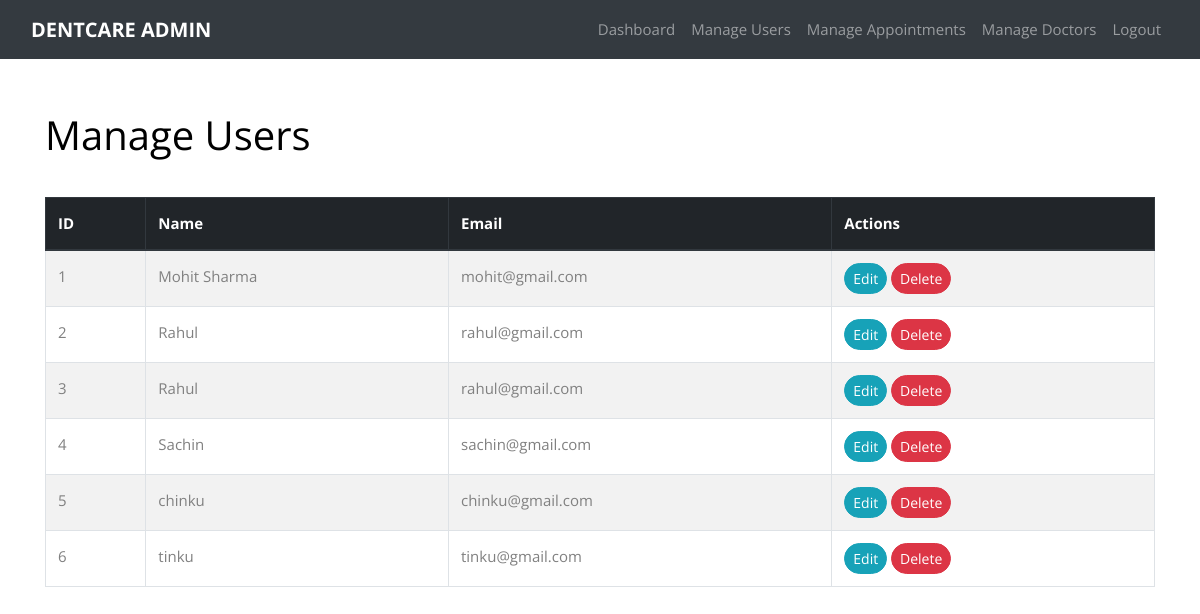
The page /manage_users.php (signed in) on the database its author committed.
### tables this page shows
CREATE TABLE `users` (
  `id` int(11) NOT NULL,
  `username` varchar(100) NOT NULL,
  `email` varchar(100) NOT NULL,
  `password` varchar(255) NOT NULL
);

### manage_users.php (the view, shortened to what this page needs)
<?php
require('Assets/connection.php');
require('Assets\head.php') ;
$query = "SELECT * FROM users";
$result = $conn->query($query);
?>
    <?php include('admin_navbar.php'); ?>
    <section class="ftco-section">
    <div class="container">
        <div class="d-flex justify-content-between align-items-center mb-4">
            <h1 class="display-6">Manage Users</h1>
        </div>
        <div class="table-responsive">
            <table class="table table-bordered table-striped table-hover">
                <thead class="thead-dark">
                    <tr>
                        <th>ID</th>
                        <th>Name</th>
                        <th>Email</th>
                        <th>Actions</th>
                    </tr>
                </thead>
                <tbody>
                    <?php while ($row = $result->fetch_assoc()): ?>
                        <tr>
                            <td><?php echo $row['id']; ?></td>
                            <td><?php echo htmlspecialchars($row['username']); ?></td>
                            <td><?php echo htmlspecialchars($row['email']); ?></td>
                            <td>
                                <a href="edit_user.php?id=<?php echo $row['id']; ?>" class="btn btn-info btn-sm">Edit</a>
                                <a href="manage_users.php?delete=<?php echo $row['id']; ?>" class="btn btn-danger btn-sm" onclick="return confirm('Are you sure you want to delete this user?')">Delete</a>
                            </td>
                        </tr>
                    <?php endwhile; ?>
                </tbody>
            </table>
        </div>
    </div>
    </section>
   <?php require('Assets\footer.php') ; ?>

### rows shown on the page
users: id "1", username "Mohit Sharma", email "mohit@gmail.com"
users: id "2", username "Rahul", email "rahul@gmail.com"
users: id "3", username "Rahul", email "rahul@gmail.com"
users: id "4", username "Sachin", email "sachin@gmail.com"
users: id "5", username "chinku", email "chinku@gmail.com"
users: id "6", username "tinku", email "tinku@gmail.com"
